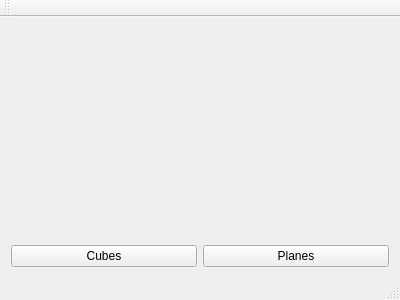
<?xml version="1.0" encoding="UTF-8"?>
<ui version="4.0">
 <class>MainWindow</class>
 <widget class="QMainWindow" name="MainWindow">
  <property name="geometry">
   <rect>
    <x>0</x>
    <y>0</y>
    <width>400</width>
    <height>300</height>
   </rect>
  </property>
  <property name="windowTitle">
   <string>SciVis</string>
  </property>
  <widget class="QWidget" name="centralWidget">
   <layout class="QVBoxLayout" name="verticalLayout" stretch="0,0">
    <item>
     <widget class="Busta::GLWidget" name="widget" native="true">
      <property name="sizePolicy">
       <sizepolicy hsizetype="Expanding" vsizetype="Expanding">
        <horstretch>0</horstretch>
        <verstretch>0</verstretch>
       </sizepolicy>
      </property>
     </widget>
    </item>
    <item>
     <layout class="QHBoxLayout" name="horizontalLayout">
      <item>
       <widget class="QPushButton" name="cubes_button">
        <property name="text">
         <string>Cubes</string>
        </property>
       </widget>
      </item>
      <item>
       <widget class="QPushButton" name="planes_button">
        <property name="text">
         <string>Planes</string>
        </property>
       </widget>
      </item>
     </layout>
    </item>
   </layout>
  </widget>
  <widget class="QMenuBar" name="menuBar">
   <property name="geometry">
    <rect>
     <x>0</x>
     <y>0</y>
     <width>400</width>
     <height>21</height>
    </rect>
   </property>
  </widget>
  <widget class="QToolBar" name="mainToolBar">
   <attribute name="toolBarArea">
    <enum>TopToolBarArea</enum>
   </attribute>
   <attribute name="toolBarBreak">
    <bool>false</bool>
   </attribute>
  </widget>
  <widget class="QStatusBar" name="statusBar"/>
 </widget>
 <layoutdefault spacing="6" margin="11"/>
 <customwidgets>
  <customwidget>
   <class>Busta::GLWidget</class>
   <extends>QWidget</extends>
   <header>busta_libs\glwidget\glwidget.h</header>
   <container>1</container>
  </customwidget>
 </customwidgets>
 <resources/>
 <connections/>
</ui>
